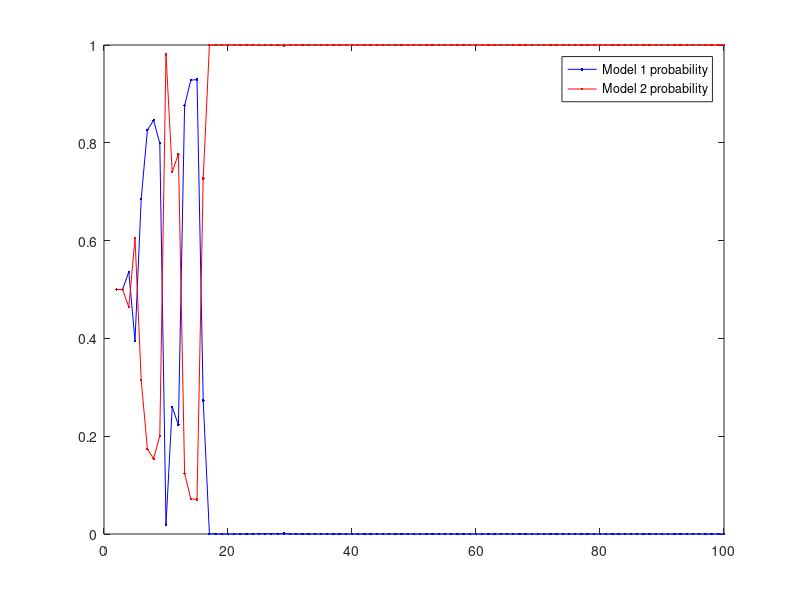

The MATLAB script that drew this image:
clear all
close all
load('robotMes.mat');
%part b
dt=1;
%Phi
Phi1=[1,1,0;
   0,0,0;
   0,0,1];
Phi2=[1,1,0;
   0,1,0;
   0,0,1];
%Deterministic input
U1=[0;
   0.8;
   0];
U2=[0;
   0;
   0];
%Matrix multiplying the noise
Gamma1=[0;
   0.1;
   0];
Gamma2=[0;
   0.1;
   0];
%Observation model
H=[1,0,0;
   -1,0,1];
%Measurement noise covariance
R=[10 0; 0 10];
%Initial guess, estimated from the first two data points of y1
xhat1=[y(1,2),(y(1,2)-y(1,1))/dt,y(1,1)+y(2,1)]';
xhat2=[y(1,2),(y(1,2)-y(1,1))/dt,y(1,1)+y(2,1)]';
%xhat1=[y(1,2),0.8,y(1,1)+y(2,1)]';
%xhat2=[y(1,2),0.8,y(1,1)+y(2,1)]';
P1=[R(1,1) 0 0;
  0 2*R(1,1)/dt^2 0;
  0 0 R(1,1)+R(2,2)];
%P1=[R(1,1) 0 0;
%  0 0.01 0;
%  0 0 R(1,1)+R(2,2)];
P2=P1;
%time vector
t_Rec=[2:length(y)];
xhat1_Rec(:,1)=xhat1; % <- 1 corresponds to t=2
xhat2_Rec(:,1)=xhat2; % <- 1 corresponds to t=2
Pr1=0.5;
Pr2=1-Pr1;
Pr1_Rec(:,1)=Pr1;
Pr2_Rec(:,1)=Pr2;
for t=3:length(y),
  xhat1P=Phi1*xhat1+U1;
  xhat2P=Phi2*xhat2+U2;
  P1P=Phi1*P1*Phi1'+Gamma1*Gamma1';
  P2P=Phi2*P2*Phi2'+Gamma2*Gamma2';
  K1=P1P*H'*inv(H*P1P*H'+R);
  K2=P2P*H'*inv(H*P2P*H'+R);
  ym=[y(1,t);
      y(2,t)];
  res1=(ym-H*xhat1P);
  res2=(ym-H*xhat2P);
  A1=H*P1P*H'+R;
  A2=H*P2P*H'+R;
  beta1=1/((2*pi)*sqrt(det(A1)));
  beta2=1/((2*pi)*sqrt(det(A2)));
  prob1=beta1*exp(-0.5*res1'*inv(A1)*res1);
  prob2=beta2*exp(-0.5*res2'*inv(A2)*res2);
  Pr1U=prob1/(prob1*Pr1+prob2*Pr2)*Pr1;
  Pr2U=prob2/(prob1*Pr1+prob2*Pr2)*Pr2;
  Pr1_Rec(:,t-1)=Pr1U;
  Pr2_Rec(:,t-1)=Pr2U;
  Pr1=Pr1U;
  Pr2=Pr2U;
  xhat1=xhat1P+K1*res1;
  xhat2=xhat2P+K2*res2;
  P1=(eye(3,3)-K1*H)*P1P; 
  P2=(eye(3,3)-K2*H)*P2P;
end
figure(1)
plot(t_Rec, Pr1_Rec','b.-')
hold on
plot(t_Rec, Pr2_Rec','r.-');
legend('Model 1 probability','Model 2 probability');
